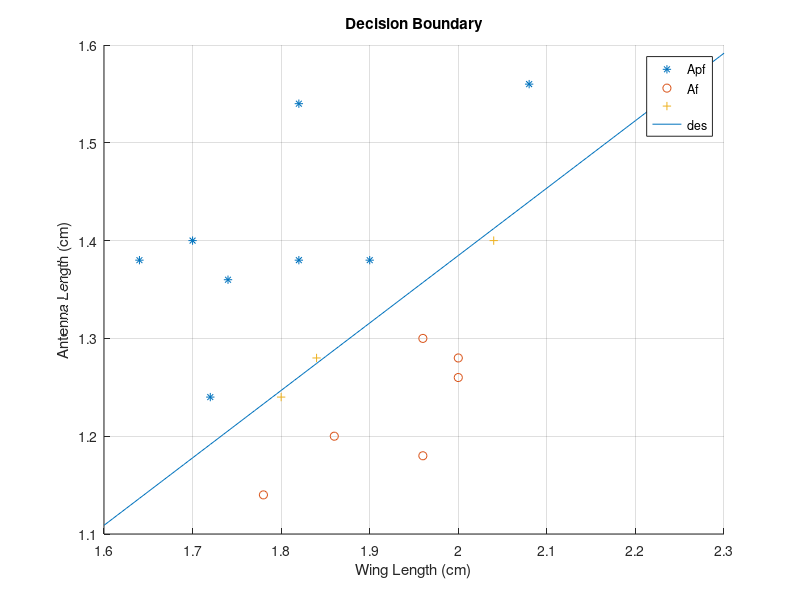

MATLAB code to generate this figure:
% clc
% clear;
%% Import Data Set
x1 = [1 1.72 1.24;1 1.64 1.38;1 1.74 1.36;1 1.70 1.40;1 ...
1.82 1.38;1 1.90 1.38;1 1.82 1.54;1 2.08 1.56];
x2 = [1 1.78 1.14;1 1.86 1.20;1 1.96 1.30;1 2.00 1.26;1 ...
2.00 1.28;1 1.96 1.18];
X = [x1;x2];
Y = [zeros(length(x1),1)+1;zeros(length(x2),1)];
%% *Logistic Regression*
theta = [0;0;0];
for i =1:1000
theta = theta-(0.5/length(X)*X'*(1./(1+exp(-X*theta))-Y));
end
%% Make pridection
data = [1 1.8 1.24;1 1.84 1.28;1 2.04 1.4];
prd = 1./(1+exp(-data(2)*theta));
%% Figure
hold on
scatter(x1(:,2),x1(:,3),'*')
scatter(x2(:,2),x2(:,3),'o')
scatter(data(:,2),data(:,3),'+')
x = 1.6:0.005:2.3;
y = (-theta(1)-theta(2)*x)/theta(3);
plot(x,y)
xlabel('Wing Length (cm)')
ylabel('Antenna Length (cm)')
title('Decision Boundary')
grid
legend('Apf','Af','','des','location','best')
